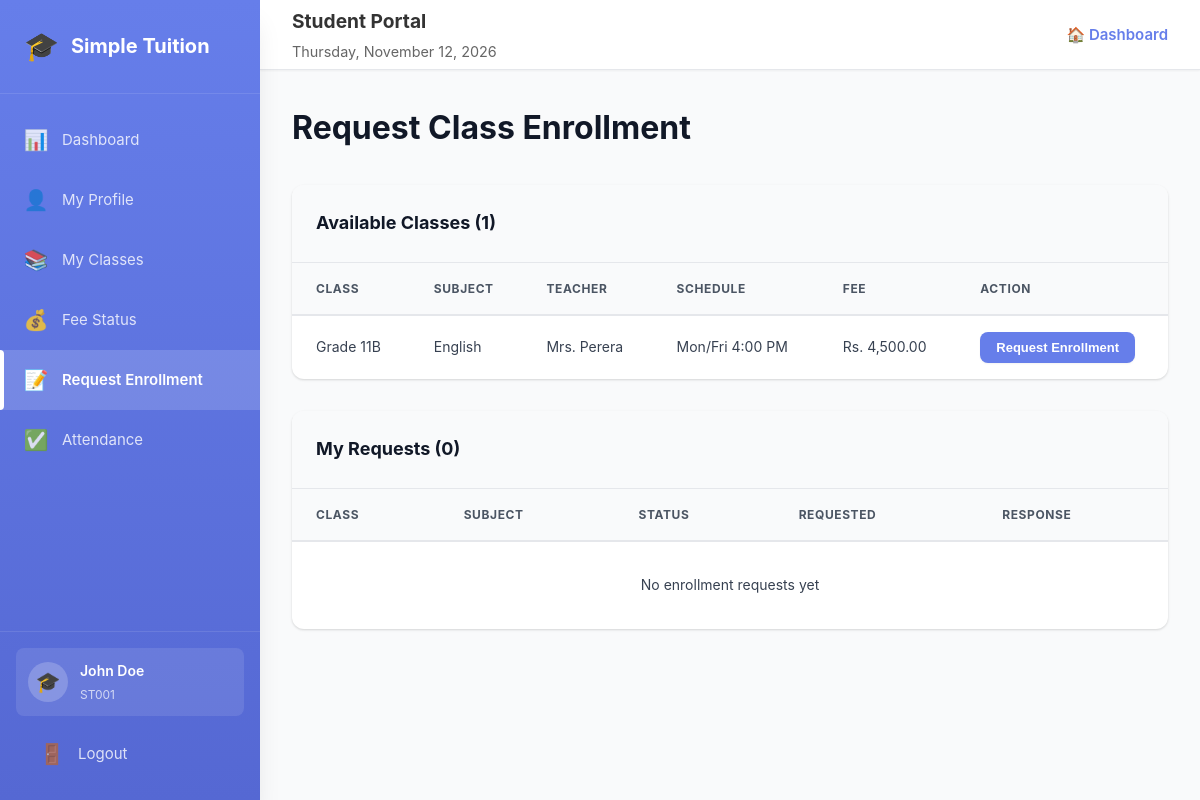
Screenshot of /student/request-enrollment.php (signed in) with the database file from the repository.
### tables this page shows
CREATE TABLE `classes` (
  `id` int(11) NOT NULL,
  `class_name` varchar(100) NOT NULL,
  `subject` varchar(100) NOT NULL,
  `teacher_name` varchar(100) DEFAULT NULL,
  `schedule` varchar(200) DEFAULT NULL,
  `room_number` varchar(20) DEFAULT NULL,
  `fee_amount` decimal(10,2) DEFAULT 0.00,
  `status` enum('active','inactive') DEFAULT 'active',
  `created_at` timestamp NOT NULL DEFAULT current_timestamp()
);

### config.php (called while the page is built, shortened)
<?php
function formatCurrency($amount) {
    return 'Rs. ' . number_format($amount, 2);
}
?>

### student/request-enrollment.php (the view, shortened to what this page needs)
<?php
require_once '../config.php';
$student_id = $_SESSION['student_id'];
$enrolled_ids = [];
$enrolled_result = $conn->query("SELECT class_id FROM student_classes WHERE student_id=$student_id");
while ($row = $enrolled_result->fetch_assoc()) {
    $enrolled_ids[] = $row['class_id'];
}
$pending_ids = [];
$exclude_list = array_merge($enrolled_ids, $pending_ids);
$exclude_clause = count($exclude_list) > 0 ? "AND c.id NOT IN (" . implode(',', $exclude_list) . ")" : '';
$available = $conn->query("
    SELECT c.*
    FROM classes c
    WHERE c.status = 'active' $exclude_clause
    ORDER BY c.class_name
");
$my_requests = $conn->query("
    SELECT r.*, c.class_name, c.subject, c.schedule
    FROM enrollment_requests r
    JOIN classes c ON r.class_id = c.id
    WHERE r.student_id = $student_id
    ORDER BY r.requested_at DESC
");
?>
<!DOCTYPE html>
<html lang="en">
<head>
    <link rel="stylesheet" href="../css/admin-style.css">
</head>
<body>
    <div class="dashboard">
        <?php include 'includes/sidebar.php'; ?>
        <div class="main-content">
            <?php include 'includes/header.php'; ?>
            <div class="content-area">
                <h1>Request Class Enrollment</h1>
                <div class="card" style="margin-bottom: 2rem;">
                    <div class="card-header">
                        <h2>Available Classes (<?php echo $available->num_rows; ?>)</h2>
                    </div>
                    <div class="table-responsive">
                        <table>
                            <thead>
                                <tr>
                                    <th>Class</th>
                                    <th>Subject</th>
                                    <th>Teacher</th>
                                    <th>Schedule</th>
                                    <th>Fee</th>
                                    <th>Action</th>
                                </tr>
                            </thead>
                            <tbody>
                                <?php if ($available->num_rows > 0): ?>
                                    <?php while ($class = $available->fetch_assoc()): ?>
                                    <tr>
                                        <td><?php echo $class['class_name']; ?></td>
                                        <td><?php echo $class['subject']; ?></td>
                                        <td><?php echo $class['teacher_name'] ?: '-'; ?></td>
                                        <td><?php echo $class['schedule'] ?: '-'; ?></td>
                                        <td><?php echo formatCurrency($class['fee_amount']); ?></td>
                                        <td>
                                            <button onclick="showRequestModal(<?php echo $class['id']; ?>, '<?php echo addslashes($class['class_name']); ?>')"
                                                    class="btn-small">Request Enrollment</button>
                                        </td>
                                    </tr>
                                    <?php endwhile; ?>
                                <?php endif; ?>
                            </tbody>
                        </table>
                    </div>
                </div>
                <div class="card">
                    <div class="card-header">
                        <h2>My Requests (<?php echo $my_requests->num_rows; ?>)</h2>
                    </div>
                    <div class="table-responsive">
                        <table>
                            <thead>
                                <tr>
                                    <th>Class</th>
                                    <th>Subject</th>
                                    <th>Status</th>
                                    <th>Requested</th>
                                    <th>Response</th>
                                </tr>
                            </thead>
                            <tbody>
                                <?php if ($my_requests->num_rows > 0): ?>
                                    <?php while ($req = $my_requests->fetch_assoc()): ?>
                                    <tr>
                                        <td><?php echo $req['class_name']; ?></td>
                                        <td><?php echo $req['subject']; ?></td>
                                        <td>
                                            <span class="badge badge-<?php echo $req['status']; ?>">
                                                <?php echo ucfirst($req['status']); ?>
                                            </span>
                                        </td>
                                        <td><?php echo formatDate($req['requested_at']); ?></td>
                                        <td><?php echo $req['admin_response'] ?: '-'; ?></td>
                                    </tr>
                                    <?php endwhile; ?>
                                <?php else: ?>
                                    <tr>
                                        <td colspan="5" style="text-align: center; padding: 2rem;">
                                            No enrollment requests yet
                                        </td>
                                    </tr>
                                <?php endif; ?>
                            </tbody>
                        </table>
                    </div>
                </div>
            </div>
        </div>
    </div>
</body>
</html>

### css/admin-style.css (style rules this page uses)
:root { --primary: #667eea; --primary-dark: #5568d3; --primary-light: #818cf8; --success: #10b981; --success-light: #d1fae5; --warning: #f59e0b; --warning-light: #fef3c7; --danger: #ef4444; --danger-light: #fee2e2; --info: #3b82f6; --info-light: #dbeafe; --white: #ffffff; --gray-50: #f9fafb; --gray-100: #f3f4f6; --gray-200: #e5e7eb; --gray-300: #d1d5db; --gray-400: #9ca3af; --gray-500: #6b7280; --gray-600: #4b5563; --gray-700: #374151; --gray-800: #1f2937; --gray-900: #111827; --shadow-sm: 0 1px 2px 0 rgba(0, 0, 0, 0.05); --shadow: 0 1px 3px 0 rgba(0, 0, 0, 0.1), 0 1px 2px 0 rgba(0, 0, 0, 0.06); --shadow-md: 0 4px 6px -1px rgba(0, 0, 0, 0.1), 0 2px 4px -1px rgba(0, 0, 0, 0.06); --shadow-lg: 0 10px 15px -3px rgba(0, 0, 0, 0.1), 0 4px 6px -2px rgba(0, 0, 0, 0.05); --shadow-xl: 0 20px 25px -5px rgba(0, 0, 0, 0.1), 0 10px 10px -5px rgba(0, 0, 0, 0.04); --sidebar-width: 260px; --header-height: 70px; --radius-sm: 0.375rem; --radius: 0.5rem; --radius-lg: 0.75rem; --radius-xl: 1rem; --transition: all 0.3s cubic-bezier(0.4, 0, 0.2, 1); }
* { margin: 0; padding: 0; box-sizing: border-box; }
body { font-family: 'Inter', -apple-system, BlinkMacSystemFont, 'Segoe UI', Roboto, Oxygen, Ubuntu, Cantarell, sans-serif; background: var(--gray-50); color: var(--gray-800); line-height: 1.6; font-size: 15px; }
.dashboard { display: flex; min-height: 100vh; }
.main-content { flex: 1; margin-left: var(--sidebar-width); display: flex; flex-direction: column; min-height: 100vh; }
.content-area { flex: 1; padding: 2rem; }
.content-area>h1 { font-size: 2rem; font-weight: 700; color: var(--gray-900); margin-bottom: 2rem; }
.card { background: var(--white); border-radius: var(--radius-lg); box-shadow: var(--shadow); overflow: hidden; transition: var(--transition); }
.card-header { padding: 1.5rem; border-bottom: 1px solid var(--gray-200); display: flex; align-items: center; justify-content: space-between; background: var(--gray-50); }
.card-header h2 { font-size: 1.125rem; font-weight: 700; color: var(--gray-900); }
.table-responsive { overflow-x: auto; }
table { width: 100%; border-collapse: collapse; }
thead { background: var(--gray-50); }
thead tr { border-bottom: 2px solid var(--gray-200); }
th { padding: 1rem 1.5rem; text-align: left; font-size: 0.75rem; font-weight: 700; color: var(--gray-600); text-transform: uppercase; letter-spacing: 0.05em; }
tbody tr { border-bottom: 1px solid var(--gray-200); transition: var(--transition); }
tbody tr:last-child { border-bottom: none; }
td { padding: 1rem 1.5rem; font-size: 0.875rem; color: var(--gray-700); }
.btn, .btn-small { display: inline-flex; align-items: center; justify-content: center; gap: 0.5rem; padding: 0.625rem 1.25rem; background: var(--primary); color: var(--white); text-decoration: none; border-radius: var(--radius); font-weight: 600; font-size: 0.875rem; border: none; cursor: pointer; transition: var(--transition); box-shadow: var(--shadow-sm); }
.btn-small { padding: 0.5rem 1rem; font-size: 0.8125rem; }
.stat-card, .card { animation: fadeIn 0.5s ease-out; }

### rows the page displays
classes: class_name "Grade 11B", subject "English", teacher_name "Mrs. Perera", schedule "Mon/Fri 4:00 PM", fee_amount "Rs. 4,500.00"

### other values shown
$_SESSION['student_name'] "John Doe"
$_SESSION['student_sid'] "ST001"
$available->num_rows "1"
$my_requests->num_rows "0"
